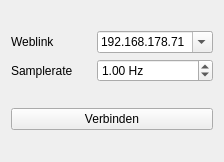
<?xml version="1.0" encoding="UTF-8"?>
<ui version="4.0">
 <class>Form</class>
 <widget class="QWidget" name="Form">
  <property name="geometry">
   <rect>
    <x>0</x>
    <y>0</y>
    <width>224</width>
    <height>162</height>
   </rect>
  </property>
  <property name="windowTitle">
   <string>Form</string>
  </property>
  <layout class="QVBoxLayout" name="verticalLayout">
   <item>
    <layout class="QGridLayout" name="gridLayout">
     <item row="0" column="2">
      <widget class="QComboBox" name="comboBox">
       <property name="editable">
        <bool>true</bool>
       </property>
       <item>
        <property name="text">
         <string>192.168.178.71</string>
        </property>
       </item>
      </widget>
     </item>
     <item row="0" column="0">
      <widget class="QLabel" name="label">
       <property name="text">
        <string>Weblink</string>
       </property>
      </widget>
     </item>
     <item row="1" column="2">
      <widget class="QDoubleSpinBox" name="samplerateSpinBox">
       <property name="suffix">
        <string> Hz</string>
       </property>
       <property name="decimals">
        <number>2</number>
       </property>
       <property name="minimum">
        <double>0.010000000000000</double>
       </property>
       <property name="maximum">
        <double>99999999.989999994635582</double>
       </property>
       <property name="singleStep">
        <double>1.000000000000000</double>
       </property>
       <property name="value">
        <double>1.000000000000000</double>
       </property>
      </widget>
     </item>
     <item row="1" column="0">
      <widget class="QLabel" name="label_3">
       <property name="text">
        <string>Samplerate</string>
       </property>
      </widget>
     </item>
    </layout>
   </item>
   <item>
    <widget class="QPushButton" name="pushButton">
     <property name="text">
      <string>Verbinden</string>
     </property>
    </widget>
   </item>
  </layout>
 </widget>
 <resources/>
 <connections/>
</ui>
